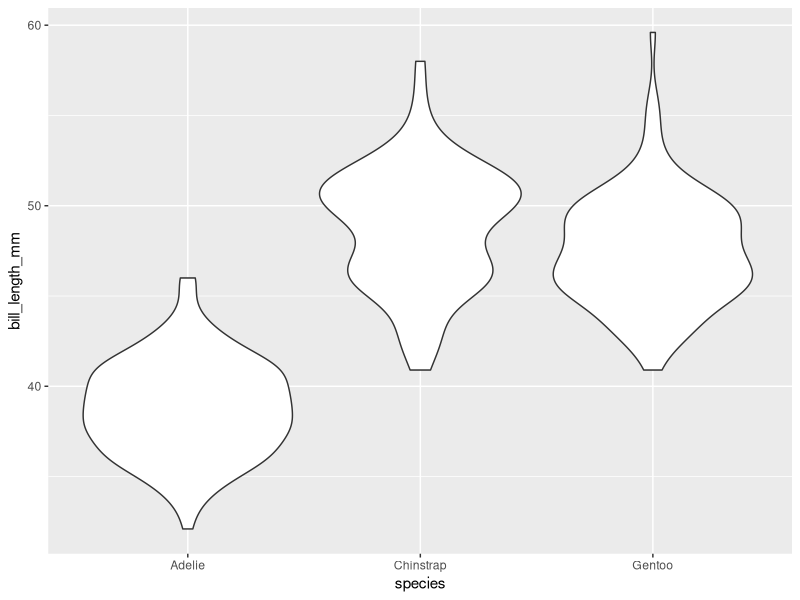
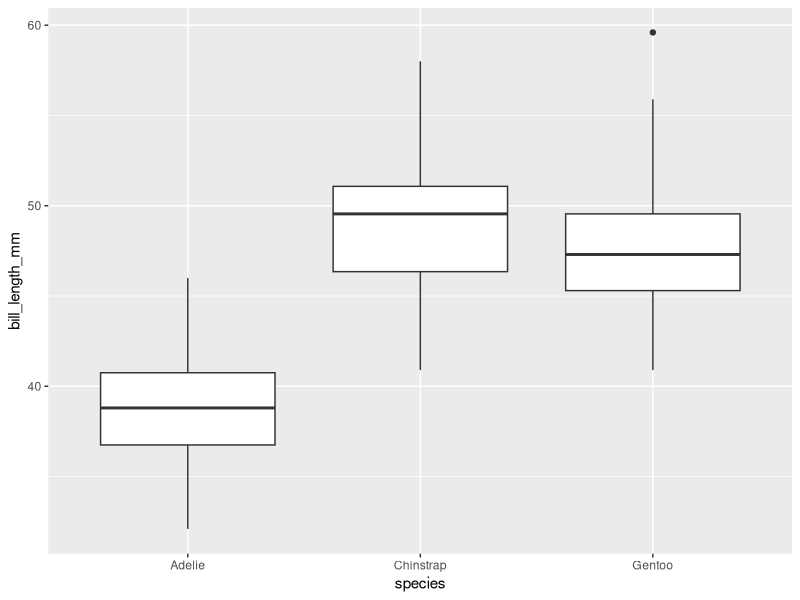
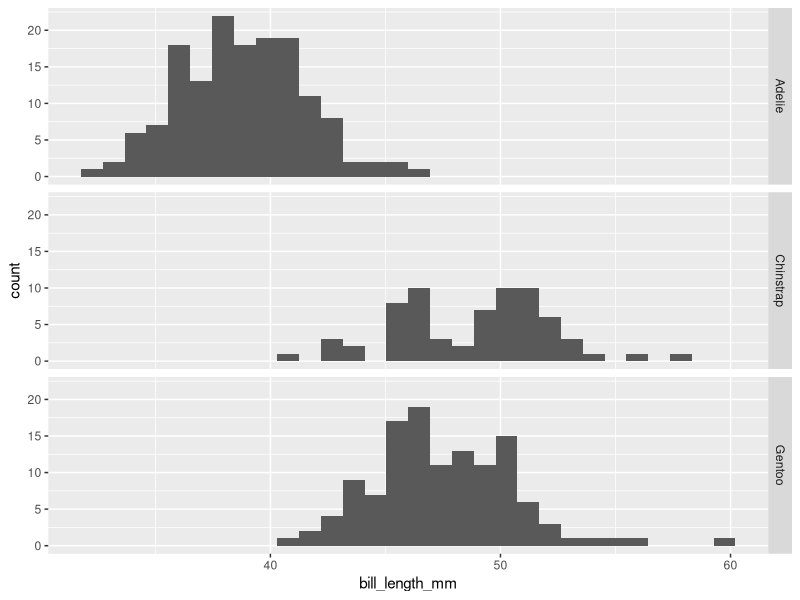
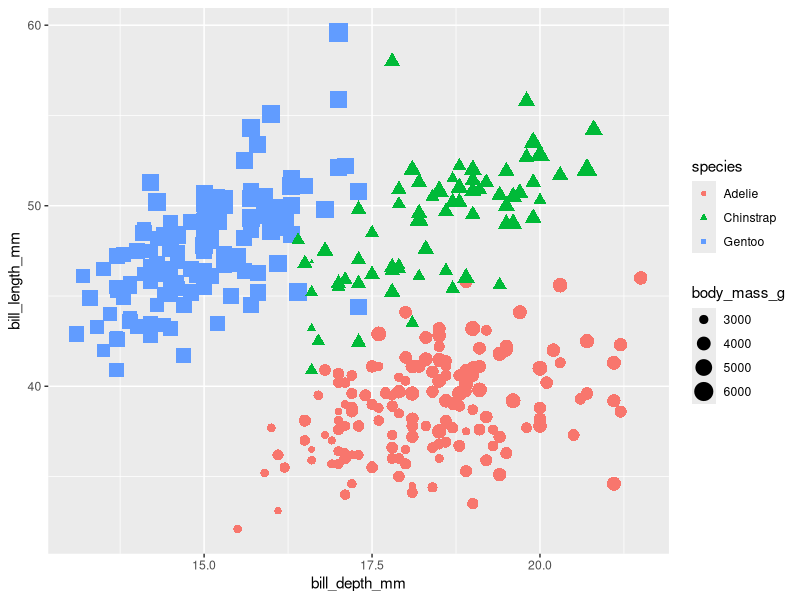
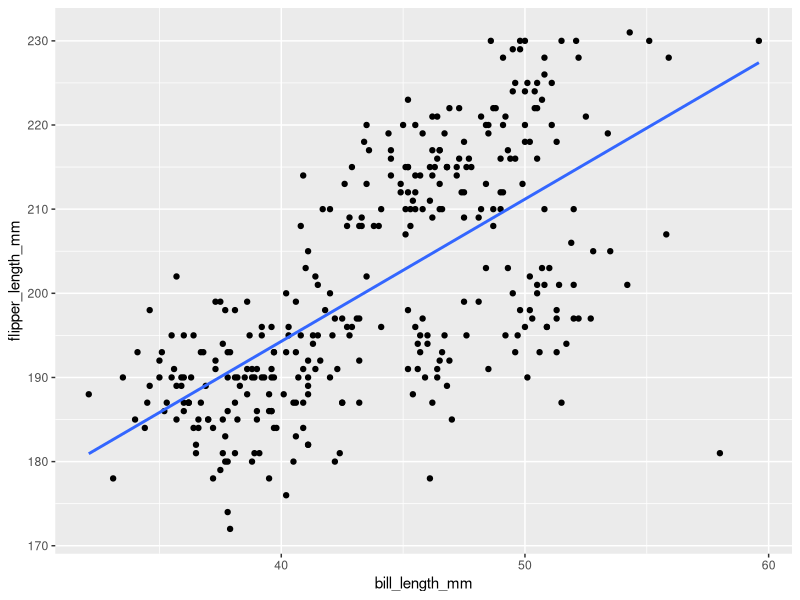
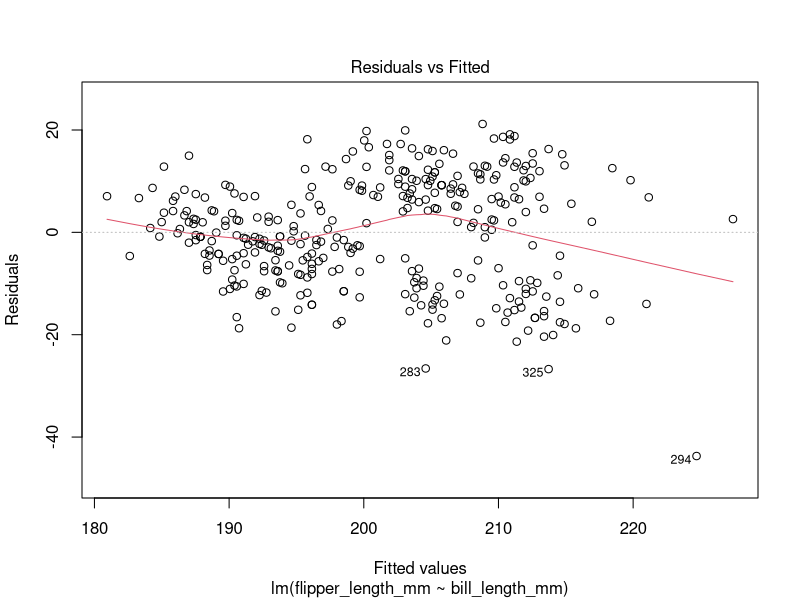
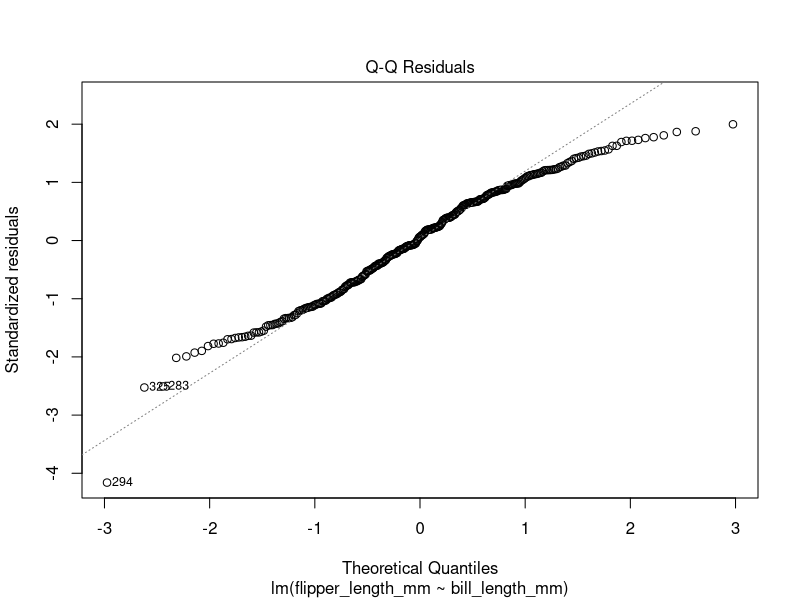
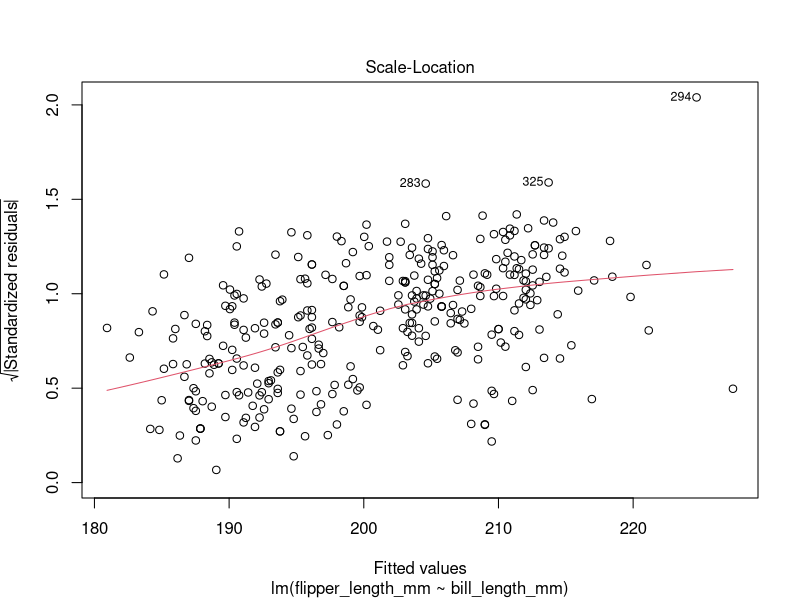

Generate these figures, in order, with R:
## ---- chunk 1
library(tidyverse)

library(palmerpenguins)
data(penguins)
remove(penguins_raw)
## ---- chunk 2
glimpse(penguins)
## ---- chunk 3
penguins %>% 
  count(species, sort = TRUE)

penguins %>% 
  count(island, sort = TRUE)

penguins %>% 
  count(year, sort = TRUE)

ggplot(data = penguins,
       aes(x = species,
           y = bill_length_mm)) + 
  geom_violin()

ggplot(data = penguins,
       aes(x = species,
           y = bill_length_mm)) + 
  geom_boxplot()

ggplot(data = penguins,
       aes(x = bill_length_mm)) + 
  geom_histogram() + 
  facet_grid(species ~.)

ggplot(data = penguins,
       aes(x = bill_depth_mm,
           y = bill_length_mm,
           color = species,
           shape = species,
           size = body_mass_g)) +
  geom_point()

## ---- chunk 4
ggplot(penguins,
       aes(x = bill_length_mm, y = flipper_length_mm)) +
  geom_point() +
  geom_smooth(method = "lm", se = FALSE)

model_b <- lm(flipper_length_mm ~ bill_length_mm, data = penguins)
broom::tidy(model_b)
confint(model_b)
plot(model_b)

penguins %>% 
  modelr::add_predictions(model_b) %>% 
  modelr::add_residuals(model_b) %>% 
  select(flipper_length_mm, bill_length_mm, pred, resid)
## ---- chunk 5
set.seed(12345)
penguins_split <- rsample::initial_split(penguins) ## 75% to 25% split

penguins_train <- rsample::training(penguins_split)
dim(penguins_train)

penguins_test <- rsample::testing(penguins_split)
dim(penguins_test)

model_b_train <- lm(flipper_length_mm ~ bill_length_mm, data = penguins_train)
model_b_test <- lm(flipper_length_mm ~ bill_length_mm, data = penguins_test)

broom::glance(model_b_train)
broom::glance(model_b_test)


modelr::rmse(model_b_train, penguins_train)
modelr::rmse(model_b_test, penguins_test)
## ---- chunk 6
ggplot(penguins, aes(y = bill_length_mm, x = flipper_length_mm, color = island)) +
  geom_point(size = 0.5) + 
  geom_smooth(method = "lm", se = FALSE)

model_bi <- lm(flipper_length_mm ~ bill_length_mm + island, data = penguins)
summary(model_bi)

model_bi_interaction <- lm(flipper_length_mm ~ bill_length_mm + island + bill_length_mm:island, data = penguins)
summary(model_bi_interaction)
plot(model_bi_interaction)
